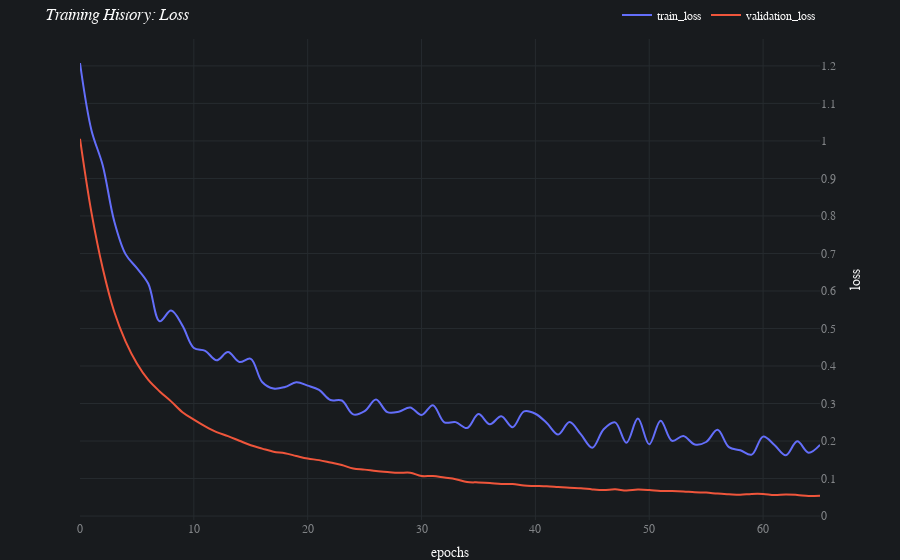
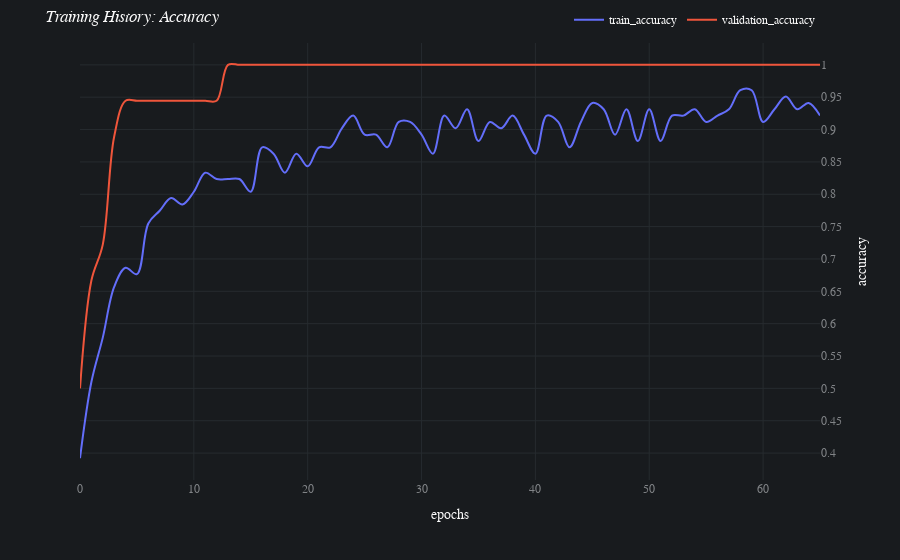

Notebook code cell kept with these figures, in order:
### Code cell
batch.jobs[1].results[0].plot_history()

### Figure 1 — Plotly figure (JSON) as saved in the notebook; plotly's stock layout.template omitted (floating-point values rounded to 4 significant figures)
{"data": [{"hovertemplate": "variable=train_loss<br>index=%{x}<br>value=%{y}<extra></extra>", "legendgroup": "train_loss", "line": {"color": "#636efa", "dash": "solid", "shape": "spline"}, "mode": "lines", "name": "train_loss", "orientation": "v", "showlegend": true, "type": "scatter", "x": [0, 1, 2, 3, 4, 5, 6, 7, 8, 9, 10, 11, 12, 13, 14, 15, 16, 17, 18, 19, 20, 21, 22, 23, 24, 25, 26, 27, 28, 29, 30, 31, 32, 33, 34, 35, 36, 37, 38, 39, 40, 41, 42, 43, 44, 45, 46, 47, 48, 49, 50, 51, 52, 53, 54, 55, 56, 57, 58, 59, 60, 61, 62, 63, 64, 65], "xaxis": "x", "y": [1.208, 1.029, 0.9347, 0.7869, 0.6983, 0.6608, 0.6191, 0.5191, 0.5477, 0.5077, 0.4481, 0.4404, 0.4152, 0.437, 0.4108, 0.4192, 0.3573, 0.3398, 0.3441, 0.3565, 0.3478, 0.3361, 0.3094, 0.308, 0.271, 0.2796, 0.3105, 0.2769, 0.2782, 0.2896, 0.2691, 0.2955, 0.2499, 0.2503, 0.2346, 0.2719, 0.2445, 0.2659, 0.2367, 0.279, 0.2727, 0.2482, 0.2174, 0.2505, 0.2175, 0.182, 0.2313, 0.2496, 0.1953, 0.2597, 0.1913, 0.2544, 0.2006, 0.2134, 0.1909, 0.1974, 0.23, 0.1837, 0.1753, 0.1637, 0.2117, 0.1895, 0.1618, 0.1992, 0.1689, 0.1899], "yaxis": "y"}, {"hovertemplate": "variable=validation_loss<br>index=%{x}<br>value=%{y}<extra></extra>", "legendgroup": "validation_loss", "line": {"color": "#EF553B", "dash": "solid", "shape": "spline"}, "mode": "lines", "name": "validation_loss", "orientation": "v", "showlegend": true, "type": "scatter", "x": [0, 1, 2, 3, 4, 5, 6, 7, 8, 9, 10, 11, 12, 13, 14, 15, 16, 17, 18, 19, 20, 21, 22, 23, 24, 25, 26, 27, 28, 29, 30, 31, 32, 33, 34, 35, 36, 37, 38, 39, 40, 41, 42, 43, 44, 45, 46, 47, 48, 49, 50, 51, 52, 53, 54, 55, 56, 57, 58, 59, 60, 61, 62, 63, 64, 65], "xaxis": "x", "y": [1.006, 0.8102, 0.6599, 0.5452, 0.4656, 0.4066, 0.3628, 0.3323, 0.3057, 0.2767, 0.2571, 0.2391, 0.2237, 0.2129, 0.2007, 0.1886, 0.1798, 0.1715, 0.1674, 0.1601, 0.1533, 0.1491, 0.1427, 0.136, 0.1265, 0.1238, 0.1199, 0.1172, 0.1152, 0.1156, 0.1068, 0.1068, 0.1026, 0.09833, 0.09055, 0.08969, 0.08814, 0.08538, 0.08542, 0.08119, 0.08021, 0.07916, 0.07721, 0.0753, 0.07416, 0.07107, 0.06935, 0.07116, 0.06833, 0.07046, 0.0693, 0.06698, 0.06683, 0.06561, 0.06328, 0.06258, 0.05984, 0.05808, 0.05666, 0.059, 0.05893, 0.05587, 0.0576, 0.0562, 0.05358, 0.05442], "yaxis": "y"}], "layout": {"autosize": true, "font": {"color": "#FAFAFA", "family": "Avenir"}, "hoverlabel": {"bgcolor": "#0F0F0F", "font": {"family": "Avenir", "size": 15}}, "legend": {"orientation": "h", "title": {}, "tracegroupgap": 0, "x": 1, "xanchor": "right", "y": 1.02, "yanchor": "bottom"}, "margin": {"b": 0, "t": 5}, "paper_bgcolor": "#181B1E", "plot_bgcolor": "#181B1E", "title": {"text": "<i>Training History: Loss</i>"}, "xaxis": {"anchor": "y", "autorange": true, "domain": [0, 1], "gridcolor": "#262B2F", "range": [0, 65], "tickfont": {"color": "#818487"}, "title": {"text": "epochs"}, "type": "linear", "zeroline": false}, "yaxis": {"anchor": "x", "autorange": true, "domain": [0, 1], "dtick": 0.1, "gridcolor": "#262B2F", "range": [-0.01053, 1.272], "side": "right", "tick0": 0, "tickfont": {"color": "#818487"}, "tickmode": "linear", "title": {"text": "loss"}, "type": "linear", "zeroline": false}}}

### Figure 2 — Plotly figure (JSON) as saved in the notebook; plotly's stock layout.template omitted (floating-point values rounded to 4 significant figures)
{"data": [{"hovertemplate": "variable=train_accuracy<br>index=%{x}<br>value=%{y}<extra></extra>", "legendgroup": "train_accuracy", "line": {"color": "#636efa", "dash": "solid", "shape": "spline"}, "mode": "lines", "name": "train_accuracy", "orientation": "v", "showlegend": true, "type": "scatter", "x": [0, 1, 2, 3, 4, 5, 6, 7, 8, 9, 10, 11, 12, 13, 14, 15, 16, 17, 18, 19, 20, 21, 22, 23, 24, 25, 26, 27, 28, 29, 30, 31, 32, 33, 34, 35, 36, 37, 38, 39, 40, 41, 42, 43, 44, 45, 46, 47, 48, 49, 50, 51, 52, 53, 54, 55, 56, 57, 58, 59, 60, 61, 62, 63, 64, 65], "xaxis": "x", "y": [0.3922, 0.5098, 0.5784, 0.6569, 0.6863, 0.6765, 0.7549, 0.7745, 0.7941, 0.7843, 0.8039, 0.8333, 0.8235, 0.8235, 0.8235, 0.8039, 0.8725, 0.8627, 0.8333, 0.8627, 0.8431, 0.8725, 0.8725, 0.902, 0.9216, 0.8922, 0.8922, 0.8725, 0.9118, 0.9118, 0.8922, 0.8627, 0.9216, 0.902, 0.9314, 0.8824, 0.9118, 0.902, 0.9216, 0.8922, 0.8627, 0.9216, 0.9118, 0.8725, 0.9118, 0.9412, 0.9314, 0.8922, 0.9314, 0.8824, 0.9314, 0.8824, 0.9216, 0.9216, 0.9314, 0.9118, 0.9216, 0.9314, 0.9608, 0.9608, 0.9118, 0.9314, 0.951, 0.9314, 0.9412, 0.9216], "yaxis": "y"}, {"hovertemplate": "variable=validation_accuracy<br>index=%{x}<br>value=%{y}<extra></extra>", "legendgroup": "validation_accuracy", "line": {"color": "#EF553B", "dash": "solid", "shape": "spline"}, "mode": "lines", "name": "validation_accuracy", "orientation": "v", "showlegend": true, "type": "scatter", "x": [0, 1, 2, 3, 4, 5, 6, 7, 8, 9, 10, 11, 12, 13, 14, 15, 16, 17, 18, 19, 20, 21, 22, 23, 24, 25, 26, 27, 28, 29, 30, 31, 32, 33, 34, 35, 36, 37, 38, 39, 40, 41, 42, 43, 44, 45, 46, 47, 48, 49, 50, 51, 52, 53, 54, 55, 56, 57, 58, 59, 60, 61, 62, 63, 64, 65], "xaxis": "x", "y": [0.5, 0.6667, 0.7222, 0.8889, 0.9444, 0.9444, 0.9444, 0.9444, 0.9444, 0.9444, 0.9444, 0.9444, 0.9444, 1, 1, 1, 1, 1, 1, 1, 1, 1, 1, 1, 1, 1, 1, 1, 1, 1, 1, 1, 1, 1, 1, 1, 1, 1, 1, 1, 1, 1, 1, 1, 1, 1, 1, 1, 1, 1, 1, 1, 1, 1, 1, 1, 1, 1, 1, 1, 1, 1, 1, 1, 1, 1], "yaxis": "y"}], "layout": {"autosize": true, "font": {"color": "#FAFAFA", "family": "Avenir"}, "hoverlabel": {"bgcolor": "#0F0F0F", "font": {"family": "Avenir", "size": 15}}, "legend": {"orientation": "h", "title": {}, "tracegroupgap": 0, "x": 1, "xanchor": "right", "y": 1.02, "yanchor": "bottom"}, "margin": {"t": 5}, "paper_bgcolor": "#181B1E", "plot_bgcolor": "#181B1E", "title": {"text": "<i>Training History: Accuracy</i>"}, "xaxis": {"anchor": "y", "autorange": true, "domain": [0, 1], "gridcolor": "#262B2F", "range": [0, 65], "tickfont": {"color": "#818487"}, "title": {"text": "epochs"}, "type": "linear", "zeroline": false}, "yaxis": {"anchor": "x", "autorange": true, "domain": [0, 1], "dtick": 0.05, "gridcolor": "#262B2F", "range": [0.3584, 1.034], "side": "right", "tick0": 0, "tickfont": {"color": "#818487"}, "tickmode": "linear", "title": {"text": "accuracy"}, "type": "linear", "zeroline": false}}}
